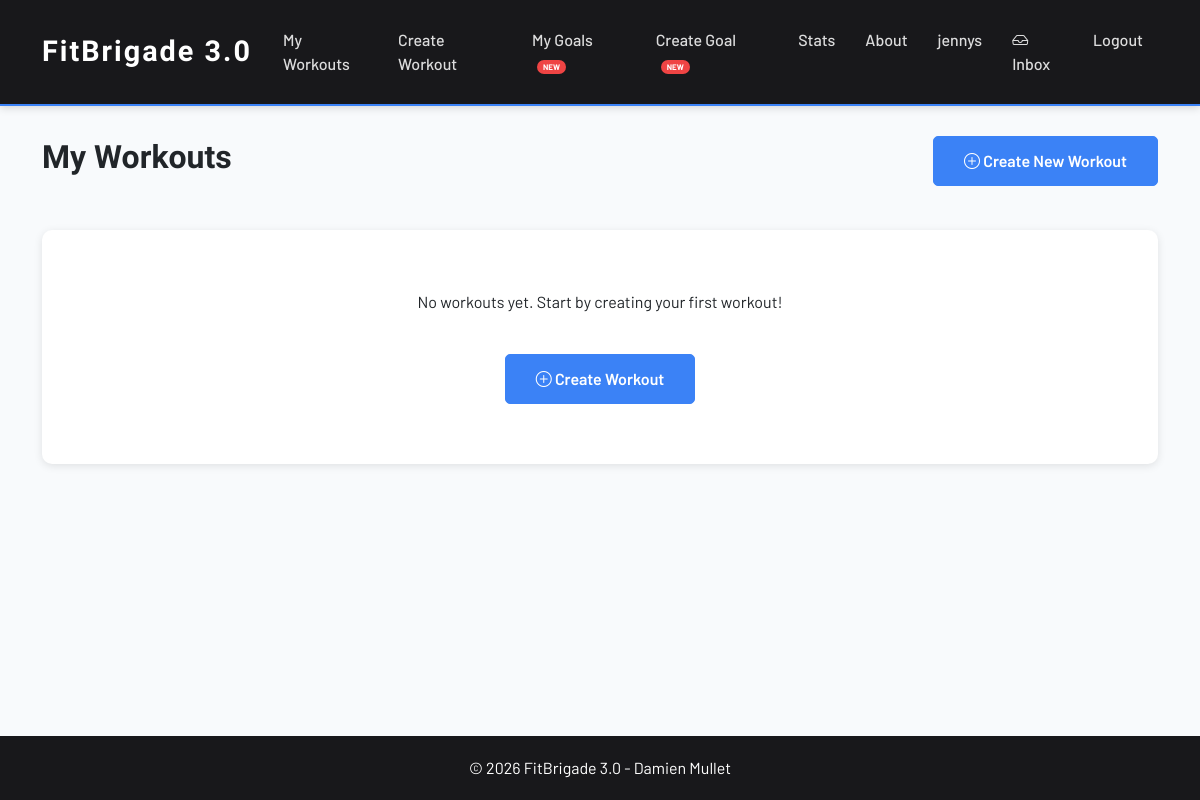
/workouts/ (signed in), run on an earlier commit of the app's database.
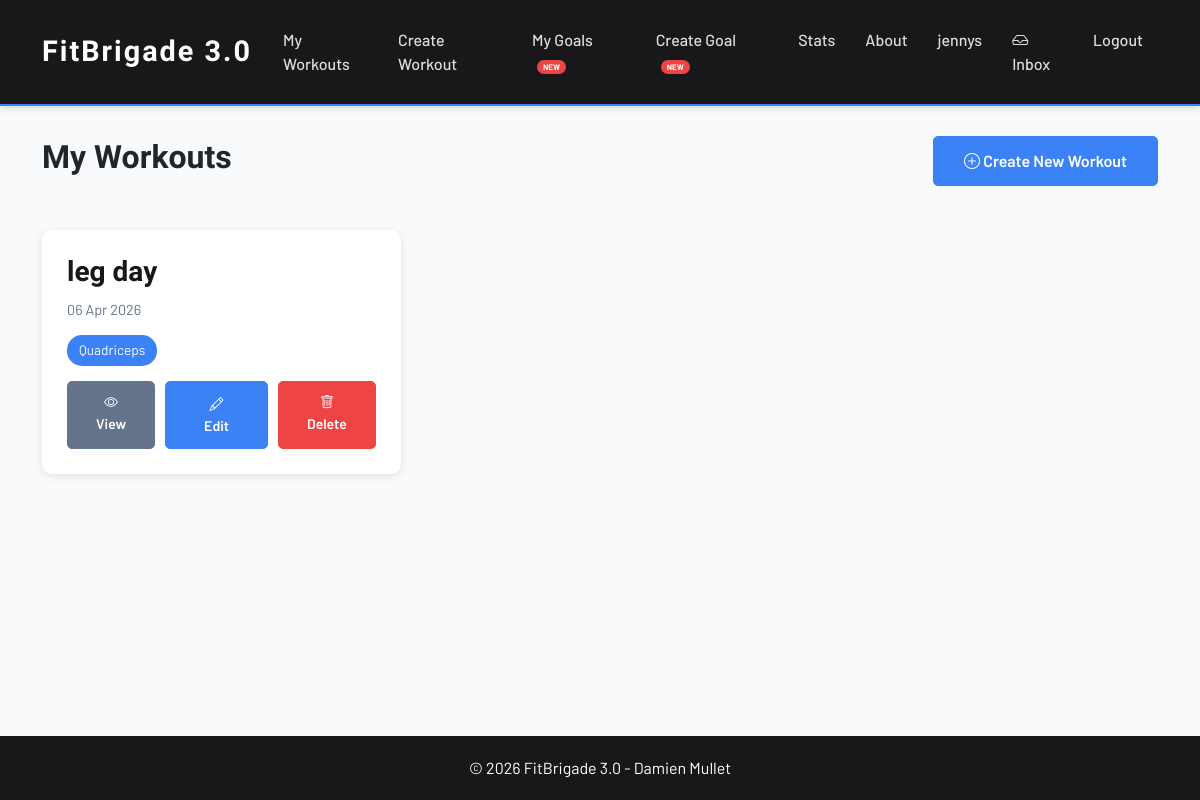
And on a later commit of the database.
### workouts/models.py (models this page shows, shortened)
class Workout(models.Model):
    user = models.ForeignKey(
        settings.AUTH_USER_MODEL,
        on_delete=models.CASCADE,
        related_name='workouts'
    )
    name = models.CharField(max_length=100)
    date = models.DateField()
    notes = models.TextField(blank=True, null=True)
    created_at = models.DateTimeField(auto_now_add=True)
    muscle_groups = models.ManyToManyField(
        MuscleGroup,
        through='WorkoutMuscleGroup',
        related_name='workouts'
    )
    exercises = models.ManyToManyField(
        Exercise,
        through='WorkoutExercise',
        related_name='workouts'
    )
    class Meta:
        ordering = ['-date', '-created_at']

class MuscleGroup(models.Model):
    name = models.CharField(max_length=100, unique=True)
    class Meta:
        ordering = ['name']

### workouts/views.py (the view)
# urls.py: path('workouts/', views.home, name='home'),
@login_required
def home(request):
    workouts = Workout.objects.filter(user=request.user).order_by('-date')
    return render(request, 'workouts/home.html', {'workouts': workouts})

### workouts/templates/workouts/home.html (shortened to what this page needs)
{% extends 'base.html' %}
{% load static %}
{% block content %}
<div class="header-row">
    <h2>My Workouts</h2>
    <a href="{% url 'workouts:create_workout' %}" class="btn btn-primary">
        <i class="bi bi-plus-circle"></i> Create New Workout
    </a>
</div>
<br>
{% if workouts %}
<div class="workout-list">
    {% for workout in workouts %}
    <div class="workout-card">
        <h3>{{ workout.name }}</h3>
        <p class="date">{{ workout.date|date:"d M Y" }}</p>
        <div class="muscle-tags">
            {% for mg in workout.muscle_groups.all %}
            <span class="tag">{{ mg.name }}</span>
            {% endfor %}
        </div>
        <div class="card-actions">
            <a href="{% url 'workouts:workout_detail' workout.id %}" class="btn btn-secondary btn-sm">
                <i class="bi bi-eye"></i> View
            </a>
            <a href="{% url 'workouts:edit_workout' workout.id %}" class="btn btn-primary btn-sm">
                <i class="bi bi-pencil"></i> Edit
            </a>
            <a href="{% url 'workouts:delete_workout' workout.id %}" class="btn btn-danger btn-sm">
                <i class="bi bi-trash"></i> Delete
            </a>
        </div>
    </div>
    {% endfor %}
</div>
{% else %}
<div class="empty-message">
    <p>No workouts yet. Start by creating your first workout!</p>
    <br>
    <a href="{% url 'workouts:create_workout' %}" class="btn btn-primary">
        <i class="bi bi-plus-circle"></i> Create Workout
    </a>
</div>
{% endif %}
{% endblock %}

What changed in the data, as far as the page shows it:
added Workout: name "leg day", date "06 Apr 2026"
now on this page (row unchanged): MuscleGroup: name "Quadriceps"
Also different on the page:
text no longer shown: "No workouts yet. Start by creating your first workout! Create Workout"
